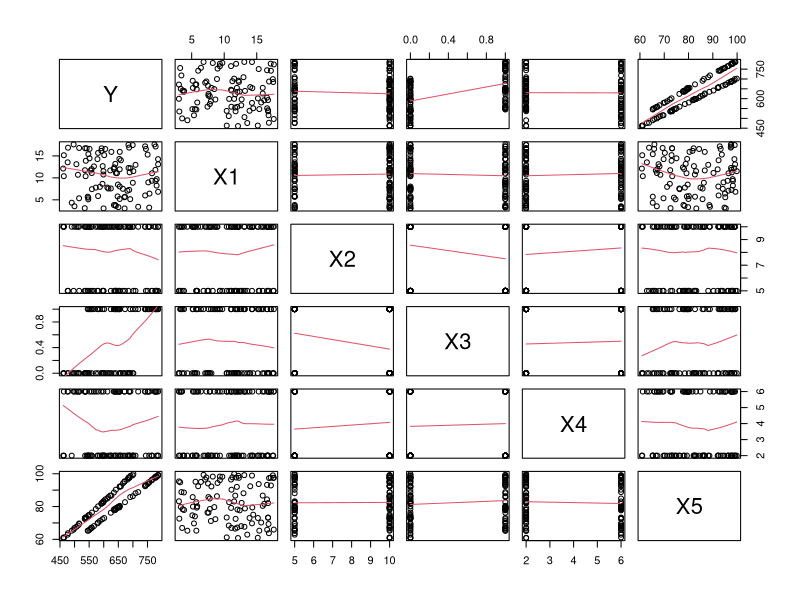
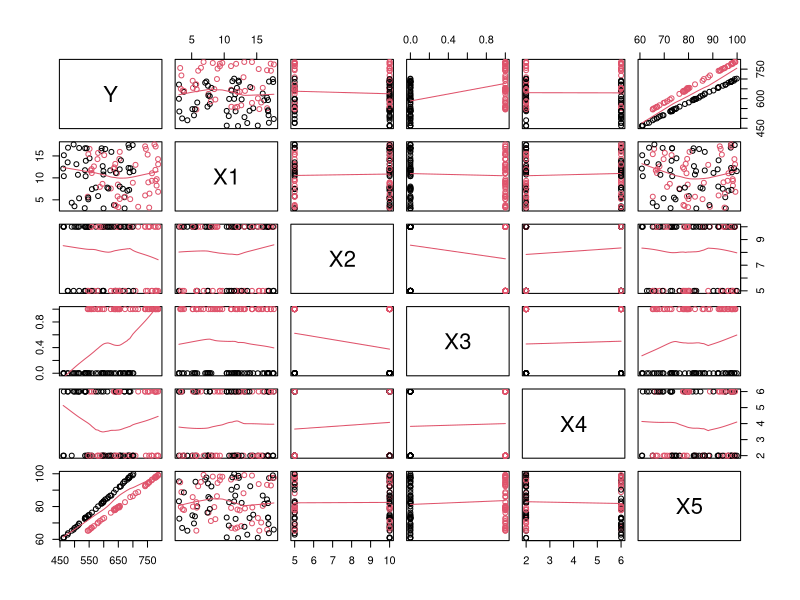
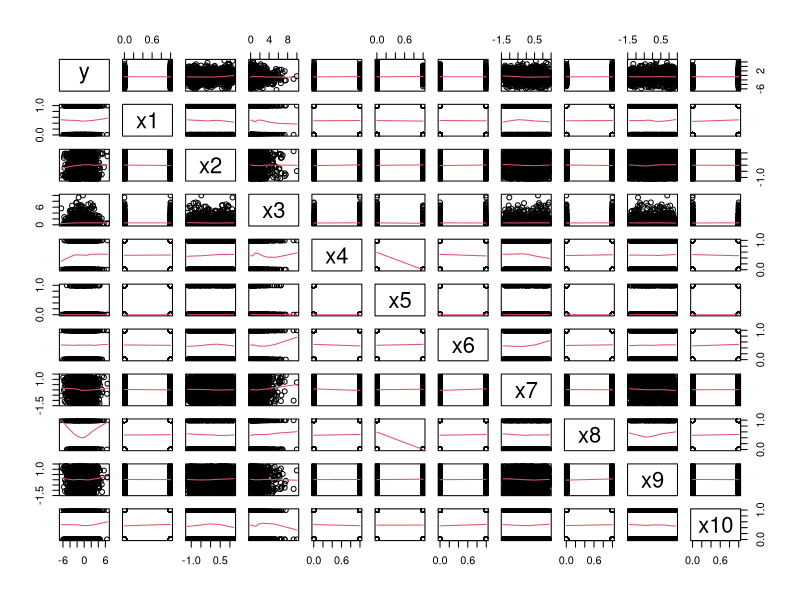
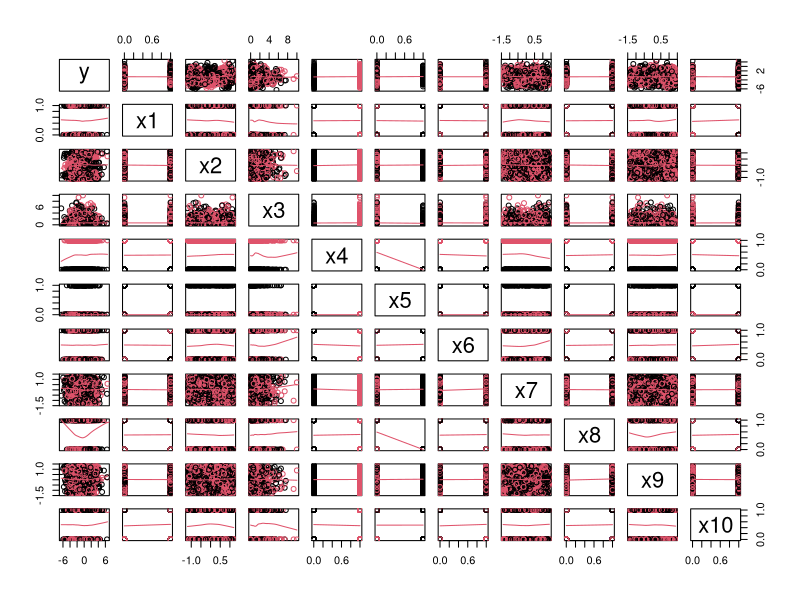

Source code (R) for these figures, in order: (Note: this script raises an error after producing the figures.)
## ---- chunk 1
rbdata_beg <- read.csv("rbdata_beginner-1.csv", header=TRUE, stringsAsFactors = TRUE)
#try intrm. do it for battles
rbdata_int <- read.csv("rbdata_intermediate.csv", header=TRUE, stringsAsFactors = TRUE)
rbdata_adv <- read.csv("rbdata_advanced.csv", header=TRUE, stringsAsFactors = TRUE)
## ---- chunk 2
pairs(rbdata_beg, panel=panel.smooth)
pairs(rbdata_beg, panel=panel.smooth, col=as.factor(rbdata_beg$X3))

#fast way to code 2 line
mylm <- lm(Y~X3*X5, data=rbdata_beg)
summary(mylm)

#which have slope x5 x3
#Your guess is the conf. range check this
confint(mylm)

## ---- chunk 3
pairs(rbdata_adv, panel=panel.smooth)


# . grabs all of them
lm1 <- lm(y~., data=rbdata_adv)
summary(lm1)

#look for some color
#pairs(rbdata_adv, panel=panel.smooth, col=as.factor(rbdata_adv$x1))
#Look at y x2
pairs(rbdata_adv, panel=panel.smooth, col=as.factor(rbdata_adv$x4))
# 
# pairs(rbdata_adv, panel=panel.smooth, col=as.factor(rbdata_adv$x5))
# pairs(rbdata_adv, panel=panel.smooth, col=as.factor(rbdata_adv$x6))
# pairs(rbdata_adv, panel=panel.smooth, col=as.factor(rbdata_adv$x7))
# pairs(rbdata_adv, panel=panel.smooth, col=as.factor(rbdata_adv$x8))
# pairs(rbdata_adv, panel=panel.smooth, col=as.factor(rbdata_adv$x9))
# pairs(rbdata_adv, panel=panel.smooth, col=as.factor(rbdata_adv$x10))





## ---- chunk 4
# ggplot(rbdata_adv, aes(x=x2, y=y, color=as.factor(x4)))+
#   geom_point()+
#   geom_smooth()+
#   facet_wrap(~as.factor(x4))
# 
# # just change the col slowly do x4 and x5 
# ggplot(rbdata_adv, aes(x=x2, y=y, color=interaction(x4, x5)))+
#   geom_point()+
#   # auto loess
#   geom_smooth()+
#   facet_wrap(~as.factor(x4))

# seperating things out more x6 doesn't do much try x8 
#add x 10 creates more chaos
ggplot(rbdata_adv, aes(x=x2, y=y, color=interaction(x4, x5, x8)))+
  geom_point()+
  # auto loess
  geom_smooth()+
  #somtimes just do x4 and x5 shows clear patterns then do x8
  facet_wrap(~interaction(x4, x5, x8))
## ---- chunk 5

#this is the quadratic
mylm <- lm(y~x2+I(x2^2) +
             
             #the x4 switch looks like a line let it turn it off this is yellow
             x4 + x4:x2 + x4:I(x2^2) +
             
             #line again?
             x5 + x5:x2 + x5:I(x2^2) + 
             
             #Need the w for 4th degree blue
             x8 + x8:x2 + x8:I(x2^2) + x8:I(x2^3) + x8:I(x2^4) +
             
             #now purple
             x4:x8 + x4:x8:x2 + x4:x8:I(x2^2) + x4:x8:I(x2^3) + x4:x8:I(x2^4)
             
             ,data=rbdata_adv
             
           )

summary(mylm)

## ---- chunk 6

